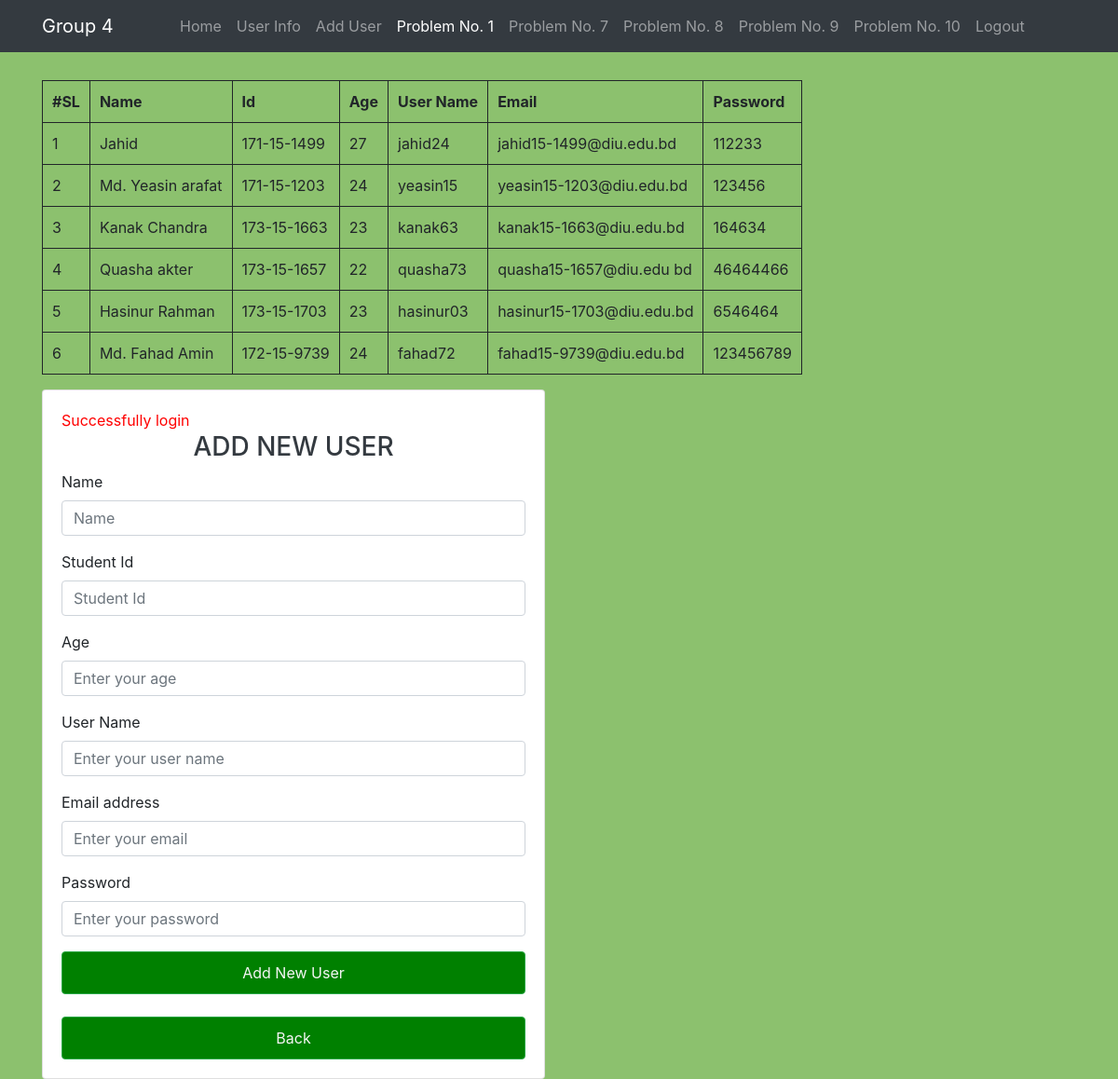
The app's page /1_insert_display_data.php (signed in) with its own data.
### tables this page shows
CREATE TABLE `user` (
  `id` int(11) NOT NULL,
  `name` varchar(50) NOT NULL,
  `std_id` varchar(50) NOT NULL,
  `age` varchar(50) NOT NULL,
  `user_name` varchar(50) NOT NULL,
  `email` varchar(50) NOT NULL,
  `password` varchar(50) NOT NULL
);

### 1_insert_display_data.php (the view, shortened to what this page needs)
<?php
$conn = new mysqli("localhost","root","","labfinal");
$sql = "SELECT * FROM `user`";
?>
<!doctype html>
<html lang="en">
<head>
    <link rel="stylesheet" href="bootstrap.min.css">
</head>
<body>
<nav class="navbar navbar-expand-lg navbar navbar-dark bg-dark">
    <div class="container">
        <a class="navbar-brand" href="index.php">Group 4</a>
        <div class="collapse navbar-collapse" id="navbarSupportedContent">
            <ul class="navbar-nav mx-auto mb-2 mb-lg-0">
                <li class="nav-item">
                    <a class="nav-link" aria-current="page" href="index.php">Home</a>
                </li>
                <?php
                if (isset($_SESSION['email'])){ ?>
                    <li class="nav-item">
                        <a class="nav-link" href="user_info.php">User Info</a>
                    </li>
                    <li class="nav-item">
                        <a class="nav-link" href="add_user_form.php">Add User</a>
                    </li>
                    <li class="nav-item">
                        <a class="nav-link active" href="1_insert_display_data.php">Problem No. 1</a>
                    </li>
                    <li class="nav-item">
                        <a class="nav-link" href="7_random_numbers.php">Problem No. 7</a>
                    </li>
                    <li class="nav-item">
                        <a class="nav-link" href="8_print_second_red.php">Problem No. 8</a>
                    </li>
                    <li class="nav-item">
                        <a class="nav-link" href="9_pattren_print.php">Problem No. 9</a>
                    </li>
                    <li class="nav-item">
                        <a class="nav-link" href="10_display_color.php">Problem No. 10</a>
                    </li>
                    <li class="nav-item">
                        <a class="nav-link" href="logout.php">Logout</a>
                    </li>
                <?php }?>
            </ul>
        </div>
    </div>
</nav>
<div class="container">
    <div>
        <table>
            <tr>
                <th>#SL</th>
                <th>Name</th>
                <th>Id</th>
                <th>Age</th>
                <th>User Name</th>
                <th>Email</th>
                <th>Password</th>
            </tr>
            <?php
            if($result = $conn -> query($sql)) {
                $i=0;
                while ($row = $result -> fetch_row()) { ?>
                    <tr>
                        <td><?php echo $i+=1;?></td>
                        <td><?php echo $row['1'];?></td>
                        <td><?php echo $row['2'];?></td>
                        <td><?php echo $row['3'];?></td>
                        <td><?php echo $row['4'];?></td>
                        <td><?php echo $row['5'];?></td>
                        <td><?php echo $row['6'];?></td>
                    </tr>
                <?php }
            } ?>
        </table>
    </div>
    <div class="row mt-3">
        <div class="col-md-6 justify-content-center">
            <div class="card">
                <div class="card-body">
                    <div style="color: red">
                        <?php
                        if (isset($_SESSION['message'])){
                            echo $_SESSION['message'];
                        }
                        ?>
                    </div>
                    <form action="add_user_one.php" method="post">
                        <div class="text-center">
                            <h3 class="text-uppercase text-dark">Add new user</h3>
                        </div>
                        <div class="mb-3">
                            <label for="exampleInputEmail1" class="form-label">Name</label>
                            <input type="text" class="form-control" name="name" placeholder="Name"/>
                        </div>
                        <div class="mb-3">
                            <label for="exampleInputEmail1" class="form-label">Student Id</label>
                            <input type="text" class="form-control" name="std_id" placeholder="Student Id"/>
                        </div>
                        <div class="mb-3">
                            <label for="exampleInputEmail1" class="form-label">Age</label>
                            <input type="text" class="form-control" name="age" placeholder="Enter your age"/>
                        </div>
                        <div class="mb-3">
                            <label for="exampleInputEmail1" class="form-label">User Name</label>
                            <input type="text" class="form-control" name="user_name" placeholder="Enter your user name">
                        </div>
                        <div class="mb-3">
                            <label for="exampleInputEmail1" class="form-label">Email address</label>
                            <input type="text" class="form-control" name="email" placeholder="Enter your email">
                        </div>
                        <div class="mb-3">
                            <label for="exampleInputEmail1" class="form-label">Password</label>
                            <input type="password" class="form-control" name="password" placeholder="Enter your password"/>
                        </div>
                        <button class="btn btn-block btn-success" type="submit">Add New User</button>
                    </form>
                    <br>
                    <div class="button">
                        <a class="btn btn-block btn-success" href="user_info.php">Back</a>
                    </div>
                </div>
            </div>
        </div>
    </div>
</div>
</body>
</html>

### 1_insert_display_data.php (style rules this page uses)
body { background: #8cc16e; }
table { margin-top: 30px; }
table, tr, th, td { border: 1px solid; border-collapse: collapse; padding: 10px; }
.btn { padding: 10px 20px; background: green; color: whitesmoke; text-decoration: none; }

### records on screen
user: i "1", name "Jahid", std "171-15-1499", age "27", user_name "jahid24", email "jahid15-1499@diu.edu.bd", password "112233"
user: i "2", name "Md. Yeasin arafat", std "171-15-1203", age "24", user_name "yeasin15", email "yeasin15-1203@diu.edu.bd", password "123456"
user: i "3", name "Kanak Chandra", std "173-15-1663", age "23", user_name "kanak63", email "kanak15-1663@diu.edu.bd", password "164634"
user: i "4", name "Quasha akter", std "173-15-1657", age "22", user_name "quasha73", email "quasha15-1657@diu.edu bd", password "46464466"
user: i "5", name "Hasinur Rahman", std "173-15-1703", age "23", user_name "hasinur03", email "hasinur15-1703@diu.edu.bd", password "6546464"
user: i "6", name "Md. Fahad Amin", std "172-15-9739", age "24", user_name "fahad72", email "fahad15-9739@diu.edu.bd", password "123456789"

### other values on screen
$_SESSION['message'] "Successfully login"
